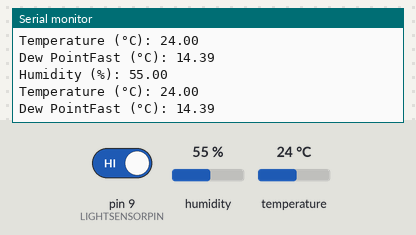
Bench run of a sketch on a simulated Arduino Uno, built with avr-gcc and run on an emulated ATmega328P. On the bench: the last lines printed to the serial monitor. The test bench sets the inputs (shaded band); at power-on: humidity 55 %, temperature 24 °C, pin 9 (LIGHTSENSORPIN) HIGH. WiFi joins after 1.5 s; servers stay silent unless stated.

Above: at 3.7 s.
3.8 s: humidity set to 22 %
At 5.0 s:
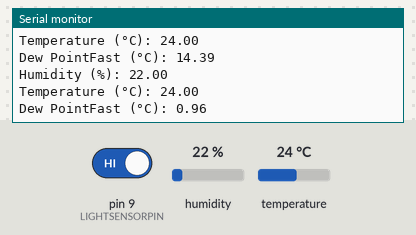
5.3 s: temperature set to 12 °C
At 6.4 s:
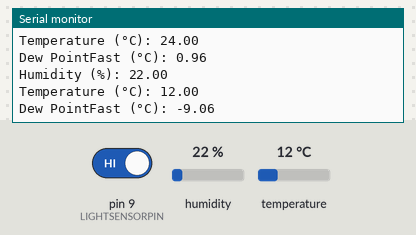
6.8 s: humidity set to 40 %
At 8.5 s:
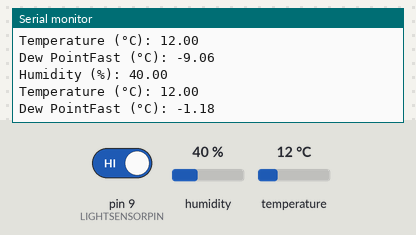
Timing chart, 0 to 10.0 s (numbered marks = the images above; inputs shaded):
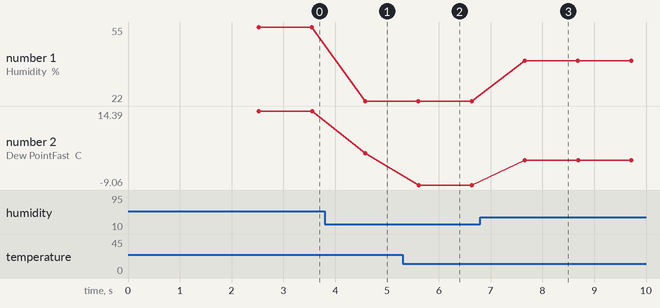

Measured:
- after the input at 3.8 s, the serial monitor: prints a new line after 0.78 s (image 1)
- after the input at 5.3 s, the serial monitor: prints a new line after 0.31 s (image 2)
- after the input at 6.8 s, the serial monitor: prints a new line after 0.86 s (image 3)
- plotted number 1: 55 → 22 after the input at 3.8 s, 22 → 40 after the input at 6.8 s
- plotted number 2: 14.39 → 0.96 after the input at 3.8 s, 0.96 → -9.06 after the input at 5.3 s, -9.06 → -1.18 after the input at 6.8 s

The sketch:

HumidTempLightWebServer.ino
```cpp
#include <dht11.h>
#include <Ethernet.h>

dht11 TEMHUMIDSENSOR;
#define TEMHUMIDSENSORPIN 8
#define LIGHTSENSORPIN 9

byte mac[] = {
  0x00, 0xAA, 0xBB, 0xCC, 0x01, 0x02
};

EthernetServer server(80);
long lastReadingTime = 0;

double dewPointFast(double celsius, double humidity)
{
  double a = 17.271;
  double b = 237.7;
  double temp = (a * celsius) / (b + celsius) + log(humidity * 0.01);
  double Td = (b * temp) / (a - temp);
  return Td;
}

float humidity = 0.0;
float temperature = 0.0;
double dewpoint = 0.0;
int light = 0;

void getData()
{
  printTempHumidity();

  humidity = (float)TEMHUMIDSENSOR.humidity;
  temperature = (float)TEMHUMIDSENSOR.temperature;
  dewpoint = dewPointFast(temperature, humidity);

  light = digitalRead(LIGHTSENSORPIN);
}

void printTempHumidity()
{
  TEMHUMIDSENSOR.read(TEMHUMIDSENSORPIN);

  Serial.print("Humidity (%): ");
  Serial.println((float)TEMHUMIDSENSOR.humidity, 2);

  Serial.print("Temperature (°C): ");
  Serial.println((float)TEMHUMIDSENSOR.temperature, 2);

  Serial.print("Dew PointFast (°C): ");
  Serial.println(dewPointFast(TEMHUMIDSENSOR.temperature, TEMHUMIDSENSOR.humidity));

  Serial.println("");
}

void setup()
{
  Serial.begin(115200);
  while (!Serial); // wait for serial port to connect. Needed for native USB port only
  pinMode(LIGHTSENSORPIN, INPUT);

  // start the Ethernet connection:
  Serial.println("Initialize Ethernet with DHCP:");
  if (Ethernet.begin(mac) == 0) {
    Serial.println("Failed to configure Ethernet using DHCP");
    if (Ethernet.hardwareStatus() == EthernetNoHardware) {
      Serial.println("Ethernet shield was not found.  Sorry, can't run without hardware. :(");
    } else if (Ethernet.linkStatus() == LinkOFF) {
      Serial.println("Ethernet cable is not connected.");
    }
    // no point in carrying on, so do nothing forevermore:
    while (true) {
      delay(1);
    }
  }
  // print your local IP address:
  Serial.print("My IP address: ");
  Serial.println(Ethernet.localIP());

  server.begin();
  delay(1000);
}


void loop()
{
  if (millis() - lastReadingTime > 1000) {
    switch (Ethernet.maintain()) {
      case 1:
        //renewed fail
        Serial.println("Error: renewed fail");
        break;

      case 2:
        //renewed success
        Serial.println("Renewed success");
        //print your local IP address:
        Serial.print("My IP address: ");
        Serial.println(Ethernet.localIP());
        break;

      case 3:
        //rebind fail
        Serial.println("Error: rebind fail");
        break;

      case 4:
        //rebind success
        Serial.println("Rebind success");
        //print your local IP address:
        Serial.print("My IP address: ");
        Serial.println(Ethernet.localIP());
        break;

      default:
        //nothing happened
        break;
    }
    getData();
    // timestamp the last time you got a reading:
    lastReadingTime = millis();

  }

  listenForEthernetClients();
}

void listenForEthernetClients() {
  // listen for incoming clients
  EthernetClient client = server.available();
  if (client) {
    Serial.println("Got a client");
    // an http request ends with a blank line
    boolean currentLineIsBlank = true;
    while (client.connected()) {
      if (client.available()) {
        char c = client.read();
        // if you've gotten to the end of the line (received a newline
        // character) and the line is blank, the http request has ended,
        // so you can send a reply
        if (c == '\n' && currentLineIsBlank) {
          // send a standard http response header
          client.println("HTTP/1.1 200 OK");
          client.println("Content-Type: text/html");
          client.println();
          // print the current readings, in HTML format:
          client.print("Temperature: ");
          client.print(temperature);
          client.print(" degrees C");
          client.println("<br />");
          client.print("Humidity: " + String(humidity));
          client.print(" %");
          client.println("<br />");
          client.print("Dew point: " + String(dewpoint));
          client.print(" degrees C");
          client.println("<br />");
          client.print("Light sensor: ");
          client.print(light == 0 ? "on" : "off");
          client.println("<br />");
          break;
        }
        if (c == '\n') {
          // you're starting a new line
          currentLineIsBlank = true;
        } else if (c != '\r') {
          // you've gotten a character on the current line
          currentLineIsBlank = false;
        }
      }
    }
    // give the web browser time to receive the data
    delay(1);
    // close the connection:
    client.stop();
  }
}
```
